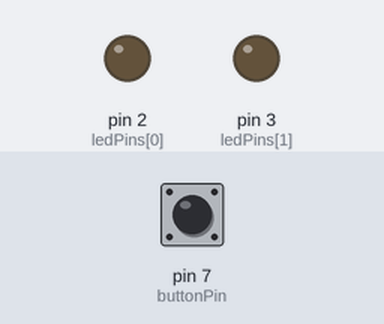
The sketch below on a simulated Arduino Nano, built with avr-gcc and run on an emulated ATmega328P. On the bench: output pins drawn as LEDs (lit = HIGH). Inputs (shaded band) come from the test bench; at power-on: pin 7 (buttonPin) LOW. Random numbers use the default seed unless the sketch sets one; what the sketch prints to the serial monitor is not drawn.

Above: at 1.2 s.
1.3 s: pin 7 (buttonPin) pulled HIGH for 0.15 s
At 2.06 s:
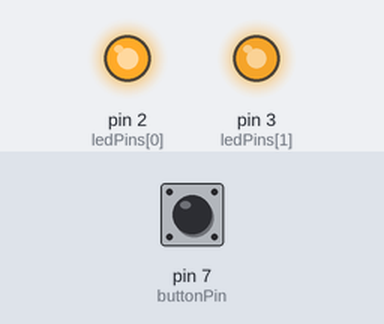
At 3.3 s:
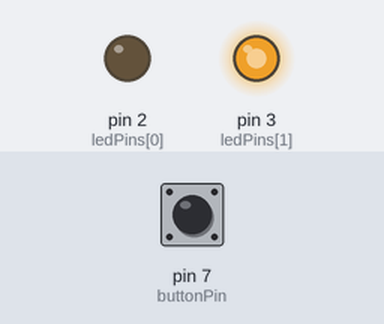
4.3 s: pin 7 (buttonPin) pulled HIGH for 1 s
Timing chart, 0 to 7.3 s (numbered marks = the images above; inputs shaded):
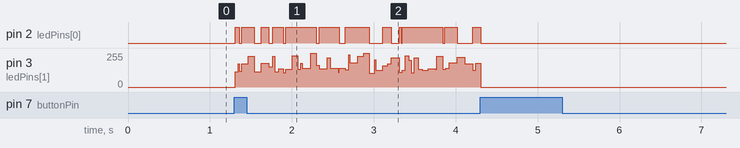

The sketch:

arducandle.ino
```cpp
/*
A code to simulate a simple birthday candle with flickering effect

Items:

- 1 Arduino Nano (ESP32)
- 2 LEDs at pins 2 and 3 (ground with 220 Ohm resistors)
- 1 button connected to pin 7 (ground with 10 kOhm resistor)

Author: Riccardo Finotello
*/

const int buttonPin = 7;
bool buttonState = false;
bool buttonReading = false;
bool buttonReadingLast = false;
unsigned int buttonLastDebounce = 0;  // ms
const unsigned int buttonDebounceDelay = 50;  // ms
const int ledPins[2] = {2, 3};
bool ledStatus = false;

void setup() {
  // Initialize the serial interface
  Serial.begin(9600);
  Serial.print("\n");
  Serial.print("*************************\n");
  Serial.print("  Initializing candle    \n");
  Serial.print("                         \n");
  Serial.print("    auth: thesfinox      \n");
  Serial.print("    ver:  1.0.0          \n");
  Serial.print("*************************\n\n");

  // Initialize the buttons
  pinMode(buttonPin, INPUT);
  for (int i = 0; i < 2; i++)
  {
    pinMode(ledPins[i], OUTPUT);
  }
}

void loop() {
  // Read the status of the button
  buttonReading = digitalRead(buttonPin);
  if ((buttonReading == HIGH) && (buttonReadingLast == LOW) && (millis() - buttonLastDebounce > buttonDebounceDelay))
  {
    (ledStatus) ? ledStatus = false : ledStatus = true;
    buttonLastDebounce = millis();
  }

  // Light the leds !
  if (ledStatus)
  {
    for (int i = 0; i < 2; i++)
    {
      analogWrite(ledPins[i], random(155) + 100);  // use random for flickering effect
    }
  }
  else
  {
    for (int i = 0; i < 2; i++)
    {
      analogWrite(ledPins[i], 0);
    }
  }

  // Random delay for flickering effect
  buttonReadingLast = buttonReading;
  delay(random(100));
}
```
